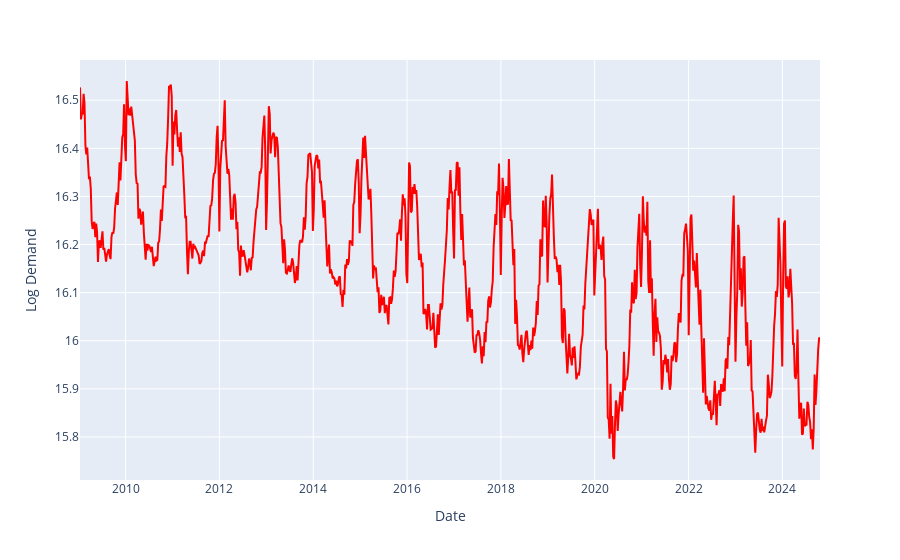

The code cell stored with this chart in its notebook:
### Markdown cell above
### Log Transformed Data

### Code cell
fig_overview = px.line(data_new_daily, x=data_new_daily.index, y='log_demand')
fig_overview.update_xaxes(title_text='Date')
fig_overview.update_yaxes(title_text='Log Demand')
fig_overview.update_traces(line=dict(color='red'))
fig_overview.show()

### Figure 1 — Plotly figure (JSON) as saved in the notebook; plotly's stock layout.template omitted (floating-point values rounded to 4 significant figures; data arrays with more than 128 entries replaced by an {"elided": "..."} marker saying what was removed)
{"data": [{"hovertemplate": "date=%{x}<br>log_demand=%{y}<extra></extra>", "legendgroup": "", "line": {"color": "red", "dash": "solid"}, "marker": {"symbol": "circle"}, "mode": "lines", "name": "", "orientation": "v", "showlegend": false, "type": "scatter", "x": {"elided": "824 str values"}, "xaxis": "x", "y": {"elided": "824 float values"}, "yaxis": "y"}], "layout": {"autosize": true, "legend": {"tracegroupgap": 0}, "margin": {"t": 60}, "xaxis": {"anchor": "y", "autorange": true, "domain": [0, 1], "range": ["2009-01-11", "2024-10-20"], "title": {"text": "Date"}, "type": "date"}, "yaxis": {"anchor": "x", "autorange": true, "domain": [0, 1], "range": [15.71, 16.58], "title": {"text": "Log Demand"}, "type": "linear"}}}
